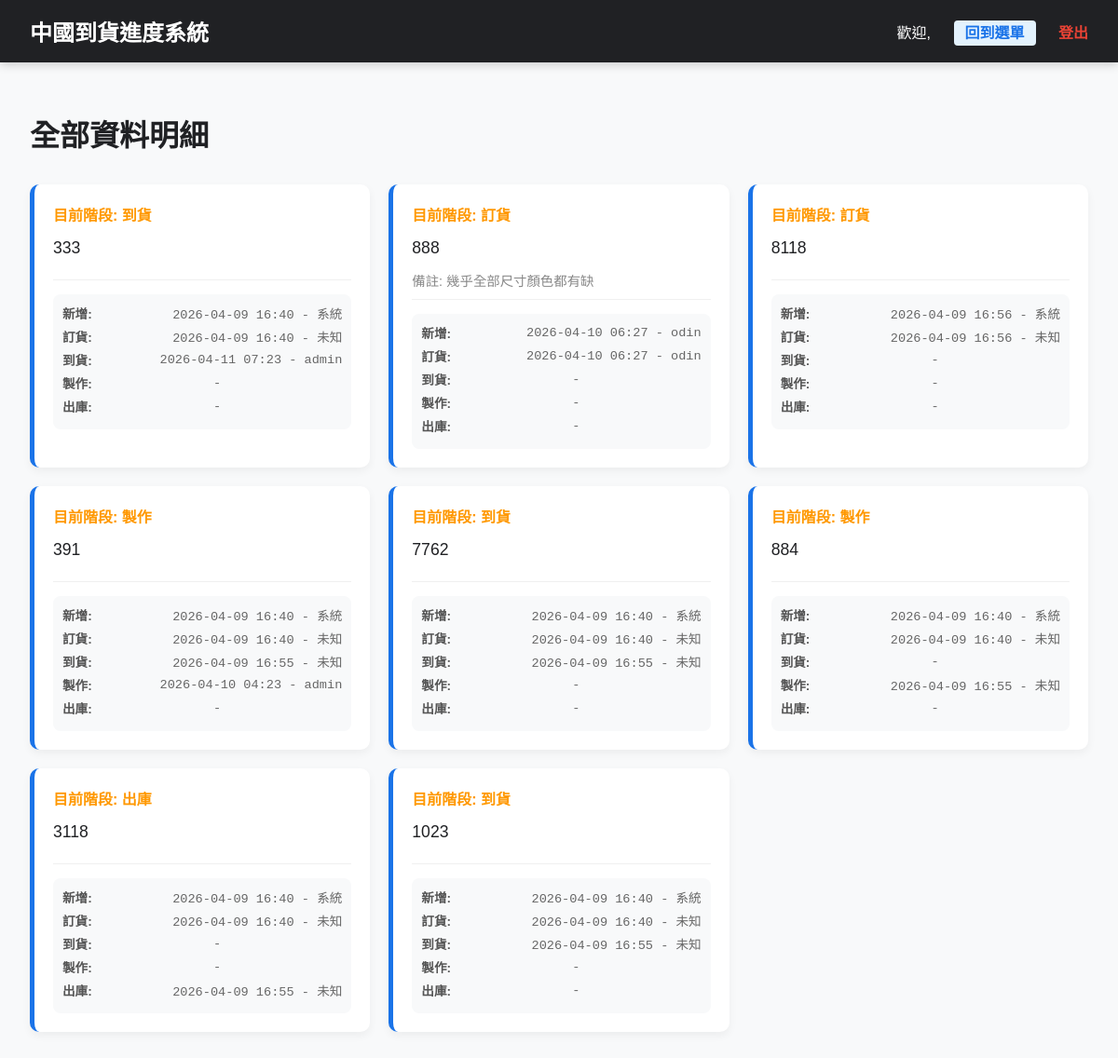
/all_data, run on an earlier commit of the app's database.
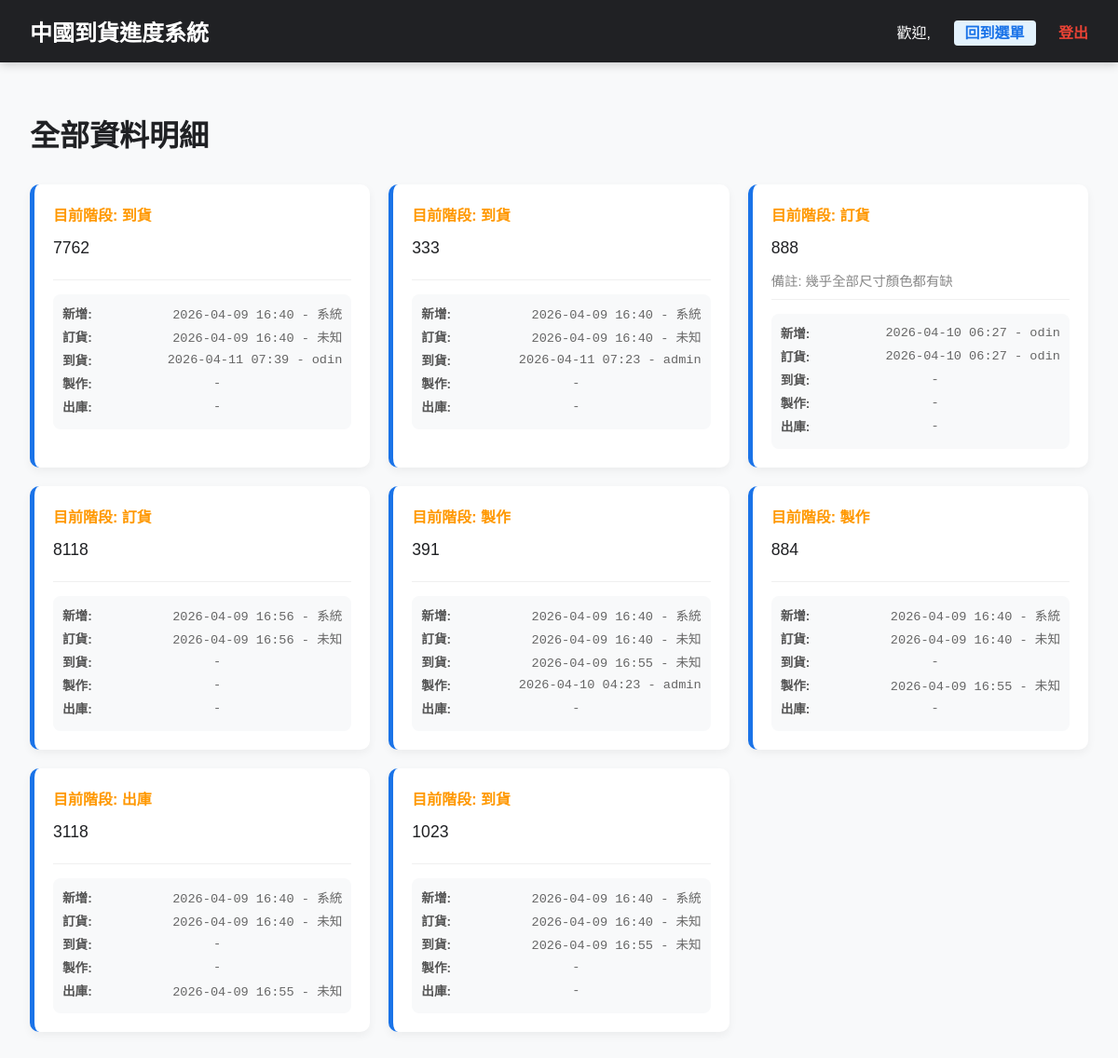
And on a later commit of the database.
### models.py (models this page shows)
class SignboardItem(db.Model):
    id = db.Column(db.Integer, primary_key=True)
    content = db.Column(db.Text, nullable=False)
    remark = db.Column(db.Text) # 備註 (選填)
    current_stage = db.Column(db.String(50), default='ORDER')
    stage_dates = db.Column(db.JSON, default={})
    updated_at = db.Column(db.DateTime, default=datetime.now, onupdate=datetime.now)

### main.py (the view)
@app.route('/all_data')
def all_data_page():
    items = SignboardItem.query.order_by(SignboardItem.updated_at.desc()).all()
    workflow_stages = get_workflow_stages()
    processed_items = []
    for item in items:
        p_item = {
            'id': item.id,
            'content': item.content,
            'remark': item.remark,
            'current_stage_key': item.current_stage,
            'history': []
        }
        created_val = item.stage_dates.get('CREATED')
        if not created_val:
            for s in workflow_stages:
                if item.stage_dates.get(s['key']):
                    created_val = item.stage_dates.get(s['key'])
                    break
        if created_val:
            if isinstance(created_val, dict):
                dt = datetime.fromisoformat(created_val['date']).strftime('%Y-%m-%d %H:%M')
                user = created_val['user']
            else:
                dt = datetime.fromisoformat(created_val).strftime('%Y-%m-%d %H:%M')
                user = "系統"
            display_str = f"{dt} - {user}"
        else:
            display_str = "-"
        p_item['history'].append({'name': '新增', 'val': display_str})
        for s in workflow_stages:
            val = item.stage_dates.get(s['key'])
            if val:
                if isinstance(val, dict):
                    dt = datetime.fromisoformat(val['date']).strftime('%Y-%m-%d %H:%M')
                    user = val['user']
                else:
                    dt = datetime.fromisoformat(val).strftime('%Y-%m-%d %H:%M')
                    user = "未知"
                display_val = f"{dt} - {user}"
            else:
                display_val = "-"
            p_item['history'].append({'name': s['name'], 'val': display_val})
            if s['key'] == item.current_stage:
                p_item['current_stage_name'] = s['name']
        processed_items.append(p_item)
    return render_template('all_data.html', items=processed_items)

### main.py (called while the page is built, shortened)
def get_config(key, default=None):
    config = SystemConfig.query.filter_by(key=key).first()
    return config.value if config else default

def get_inf_config(section, key, default=None):
    inf_path = os.path.join(os.path.dirname(__file__), 'config.inf')
    if not os.path.exists(inf_path):
        return default

def get_workflow_stages():
    stages_str = get_inf_config('Workflow', 'stages', 'ORDER:訂貨,ARRIVAL:到貨,PRODUCTION:製作,DELIVERY:出庫')
    stages = []
    for item in stages_str.split(','):
        if ':' in item:
            key, name = item.strip().split(':')
            stages.append({'key': key.strip(), 'name': name.strip()})
    return stages

@app.context_processor
def inject_config():
    return {
        'site_title': get_config('site_title', '中國到貨看板系統'),
        'workflow_stages': get_workflow_stages(),
        'undo_mode': get_inf_config('System', 'undo_mode', '1')
    }

### templates/all_data.html (shortened to what this page needs)
{% extends "layout.html" %}
{% block content %}
<h1>全部資料明細</h1>
<div style="height: 10px;"></div>
<div style="display: grid; grid-template-columns: repeat(auto-fill, minmax(300px, 1fr)); gap: 20px;">
    {% for item in items %}
    <div style="background: white; padding: 20px; border-radius: 10px; box-shadow: 0 4px 10px rgba(0,0,0,0.05); border-left: 5px solid #1a73e8;">
        <div style="display: flex; justify-content: space-between; margin-bottom: 10px;">
            <span style="font-weight: bold; color: #ff9800;">目前階段: {{ item.current_stage_name }}</span>
        </div>
        <div style="font-size: 1.1rem; line-height: 1.6; word-break: break-all; margin-bottom: 10px;">
            {{ item.content }}
        </div>
        <div style="font-size: 0.9rem; color: #888; border-bottom: 1px solid #f0f0f0; padding-bottom: 10px; margin-bottom: 15px;">
            {% if item.remark %}備註: {{ item.remark }}{% endif %}
        </div>
        <div style="font-size: 0.85rem; color: #666; background: #f8f9fa; padding: 10px; border-radius: 8px;">
            {% for h in item.history %}
            <div style="margin-bottom: 5px; display: flex; align-items: center;">
                <span style="font-weight: bold; color: #555; white-space: nowrap;">{{ h.name }}:</span>
                <span style="font-family: monospace; flex-grow: 1; text-align: {{ 'center' if h.val == '-' else 'right' }};">{{ h.val }}</span>
            </div>
            {% endfor %}
        </div>
    </div>
    {% endfor %}
</div>
{% endblock %}

What changed in the data, as far as the page shows it:
changed SignboardItem (number 1 of 8 on the later page): moves up the list
Also different on the page:
new list line: "到貨 : 2026-04-11 07:39 - odin"
list line gone: "到貨 : 2026-04-09 16:55 - 未知"
